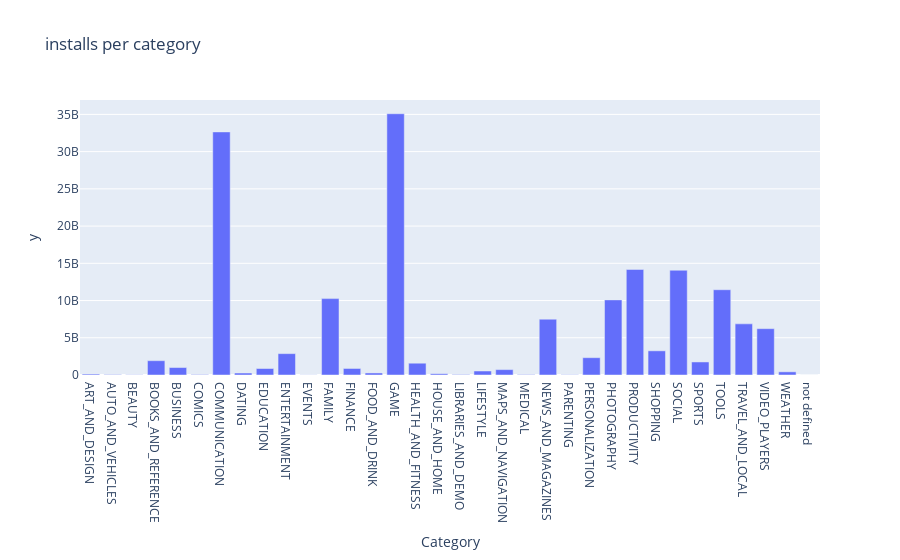

The cell this chart's notebook holds for it:
### Code cell
px.bar(total,total.index,total.values,title='installs per category')

### Figure 1 — Plotly figure (JSON) as saved in the notebook; plotly's stock layout.template omitted (floating-point values rounded to 4 significant figures)
{"data": [{"alignmentgroup": "True", "hovertemplate": "Category=%{x}<br>y=%{y}<extra></extra>", "legendgroup": "", "marker": {"color": "#636efa", "pattern": {"shape": ""}}, "name": "", "offsetgroup": "", "orientation": "v", "showlegend": false, "textposition": "auto", "type": "bar", "x": ["ART_AND_DESIGN", "AUTO_AND_VEHICLES", "BEAUTY", "BOOKS_AND_REFERENCE", "BUSINESS", "COMICS", "COMMUNICATION", "DATING", "EDUCATION", "ENTERTAINMENT", "EVENTS", "FAMILY", "FINANCE", "FOOD_AND_DRINK", "GAME", "HEALTH_AND_FITNESS", "HOUSE_AND_HOME", "LIBRARIES_AND_DEMO", "LIFESTYLE", "MAPS_AND_NAVIGATION", "MEDICAL", "NEWS_AND_MAGAZINES", "PARENTING", "PERSONALIZATION", "PHOTOGRAPHY", "PRODUCTIVITY", "SHOPPING", "SOCIAL", "SPORTS", "TOOLS", "TRAVEL_AND_LOCAL", "VIDEO_PLAYERS", "WEATHER", "not defined"], "xaxis": "x", "y": [124338100, 53130211, 27197050, 1921469576, 1001914865, 56086150, 32647276251, 264310807, 871452000, 2869160000, 15973161, 10258263505, 876648734, 273898751, 35086024415, 1583072512, 168712461, 62995910, 537643539, 724281890, 53257437, 7496317760, 31521110, 2325494782, 10088247655, 14176091369, 3247848785, 14069867902, 1751174498, 11452771915, 6868887146, 6222002720, 426100520, 1000], "yaxis": "y"}], "layout": {"barmode": "relative", "legend": {"tracegroupgap": 0}, "title": {"text": "installs per category"}, "xaxis": {"anchor": "y", "domain": [0, 1], "title": {"text": "Category"}}, "yaxis": {"anchor": "x", "domain": [0, 1], "title": {"text": "y"}}}}
